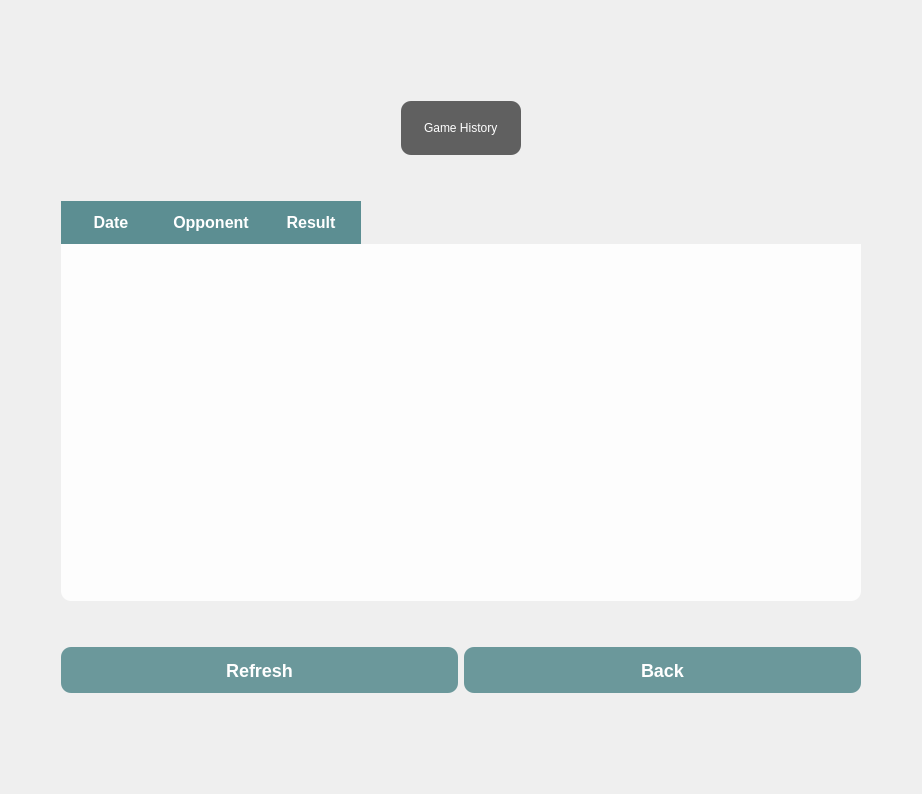
      <widget class="QWidget" name="games">
       <property name="styleSheet">
        <string notr="true">background-image: url(:/img/WhatsApp Image 2025-06-10 at 06.11.42_7ba1ea58.jpg);
background-position: center;
background-repeat: no-repeat;
background-attachment: fixed;</string>
       </property>
       <layout class="QHBoxLayout" name="horizontalLayout_13">
        <item>
         <layout class="QGridLayout" name="gridLayout_13">
          <property name="leftMargin">
           <number>50</number>
          </property>
          <property name="topMargin">
           <number>50</number>
          </property>
          <property name="rightMargin">
           <number>50</number>
          </property>
          <property name="bottomMargin">
           <number>50</number>
          </property>
          <item row="0" column="1">
           <spacer name="verticalSpacer_games_top">
            <property name="orientation">
             <enum>Qt::Orientation::Vertical</enum>
            </property>
            <property name="sizeHint" stdset="0">
             <size>
              <width>20</width>
              <height>40</height>
             </size>
            </property>
           </spacer>
          </item>
          <item row="1" column="1" alignment="Qt::AlignmentFlag::AlignHCenter">
           <widget class="QLabel" name="label_games_title">
            <property name="styleSheet">
             <string notr="true">color: rgb(255, 255, 255);
font: 900 36pt &quot;Segoe UI Black&quot;;
background-color: rgba(34, 34, 34, 0.7);
padding: 20px;
border-radius: 10px;</string>
            </property>
            <property name="text">
             <string>Game History</string>
            </property>
           </widget>
          </item>
          <item row="2" column="1">
           <spacer name="verticalSpacer_games_1">
            <property name="orientation">
             <enum>Qt::Orientation::Vertical</enum>
            </property>
            <property name="sizeType">
             <enum>QSizePolicy::Policy::Maximum</enum>
            </property>
            <property name="sizeHint" stdset="0">
             <size>
              <width>20</width>
              <height>40</height>
             </size>
            </property>
           </spacer>
          </item>
          <item row="3" column="1">
           <widget class="QTableWidget" name="tableWidget_games">
            <property name="minimumSize">
             <size>
              <width>800</width>
              <height>400</height>
             </size>
            </property>
            <property name="styleSheet">
             <string notr="true">QTableWidget {
    background-color: rgba(255, 255, 255, 0.9);
    border-radius: 10px;
    font-size: 14px;
    gridline-color: rgb(92, 142, 146);
}

QHeaderView::section {
    background-color: rgb(92, 142, 146);
    color: white;
    padding: 10px;
    border: none;
    font-weight: bold;
    font-size: 16px;
}

QTableWidget::item {
    padding: 5px;
    border-bottom: 1px solid rgb(92, 142, 146);
}

QTableWidget::item:selected {
    background-color: rgb(92, 142, 146);
    color: white;
}</string>
            </property>
            <property name="alternatingRowColors">
             <bool>true</bool>
            </property>
            <property name="selectionMode">
             <enum>QAbstractItemView::SelectionMode::SingleSelection</enum>
            </property>
            <property name="selectionBehavior">
             <enum>QAbstractItemView::SelectionBehavior::SelectRows</enum>
            </property>
            <property name="showGrid">
             <bool>true</bool>
            </property>
            <property name="gridStyle">
             <enum>Qt::PenStyle::SolidLine</enum>
            </property>
            <column>
             <property name="text">
              <string>Date</string>
             </property>
            </column>
            <column>
             <property name="text">
              <string>Opponent</string>
             </property>
            </column>
            <column>
             <property name="text">
              <string>Result</string>
             </property>
            </column>
           </widget>
          </item>
          <item row="4" column="1">
           <spacer name="verticalSpacer_games_2">
            <property name="orientation">
             <enum>Qt::Orientation::Vertical</enum>
            </property>
            <property name="sizeType">
             <enum>QSizePolicy::Policy::Maximum</enum>
            </property>
            <property name="sizeHint" stdset="0">
             <size>
              <width>20</width>
              <height>40</height>
             </size>
            </property>
           </spacer>
          </item>
          <item row="5" column="1">
           <layout class="QHBoxLayout" name="horizontalLayout_games_buttons">
            <item>
             <widget class="QPushButton" name="pushButton_refresh_games">
              <property name="minimumSize">
               <size>
                <width>128</width>
                <height>46</height>
               </size>
              </property>
              <property name="styleSheet">
               <string notr="true">background-color: rgba(92, 142, 146, 0.9);
color: white;
border-radius: 10px;
font-size: 18px;
font-weight: bold;</string>
              </property>
              <property name="text">
               <string>Refresh</string>
              </property>
             </widget>
            </item>
            <item>
             <widget class="QPushButton" name="pushButton_back_games">
              <property name="minimumSize">
               <size>
                <width>128</width>
                <height>46</height>
               </size>
              </property>
              <property name="styleSheet">
               <string notr="true">background-color: rgba(92, 142, 146, 0.9);
color: white;
border-radius: 10px;
font-size: 18px;
font-weight: bold;</string>
              </property>
              <property name="text">
               <string>Back</string>
              </property>
             </widget>
            </item>
           </layout>
          </item>
          <item row="6" column="1">
           <spacer name="verticalSpacer_games_bottom">
            <property name="orientation">
             <enum>Qt::Orientation::Vertical</enum>
            </property>
            <property name="sizeHint" stdset="0">
             <size>
              <width>20</width>
              <height>40</height>
             </size>
            </property>
           </spacer>
          </item>
         </layout>
        </item>
       </layout>
      </widget>
